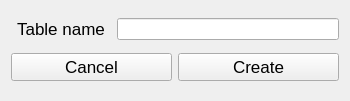
<?xml version="1.0" encoding="UTF-8"?>
<ui version="4.0">
 <class>CreateTable</class>
 <widget class="QWidget" name="CreateTable">
  <property name="geometry">
   <rect>
    <x>0</x>
    <y>0</y>
    <width>350</width>
    <height>101</height>
   </rect>
  </property>
  <property name="minimumSize">
   <size>
    <width>350</width>
    <height>101</height>
   </size>
  </property>
  <property name="maximumSize">
   <size>
    <width>350</width>
    <height>101</height>
   </size>
  </property>
  <property name="windowTitle">
   <string>Form</string>
  </property>
  <layout class="QGridLayout" name="gridLayout">
   <item row="0" column="0" colspan="2">
    <layout class="QHBoxLayout" name="horizontalLayout">
     <property name="sizeConstraint">
      <enum>QLayout::SetMinimumSize</enum>
     </property>
     <item>
      <widget class="QLabel" name="label">
       <property name="minimumSize">
        <size>
         <width>100</width>
         <height>0</height>
        </size>
       </property>
       <property name="font">
        <font>
         <pointsize>13</pointsize>
        </font>
       </property>
       <property name="text">
        <string>&lt;html&gt;&lt;head/&gt;&lt;body&gt;&lt;p align=&quot;center&quot;&gt;Table name&lt;/p&gt;&lt;/body&gt;&lt;/html&gt;</string>
       </property>
      </widget>
     </item>
     <item>
      <widget class="QLineEdit" name="name"/>
     </item>
    </layout>
   </item>
   <item row="1" column="0">
    <widget class="QPushButton" name="CancelButton">
     <property name="font">
      <font>
       <pointsize>13</pointsize>
      </font>
     </property>
     <property name="text">
      <string>Cancel</string>
     </property>
    </widget>
   </item>
   <item row="1" column="1">
    <widget class="QPushButton" name="CreateButton">
     <property name="font">
      <font>
       <pointsize>13</pointsize>
      </font>
     </property>
     <property name="text">
      <string>Create</string>
     </property>
    </widget>
   </item>
  </layout>
 </widget>
 <resources/>
 <connections/>
</ui>
